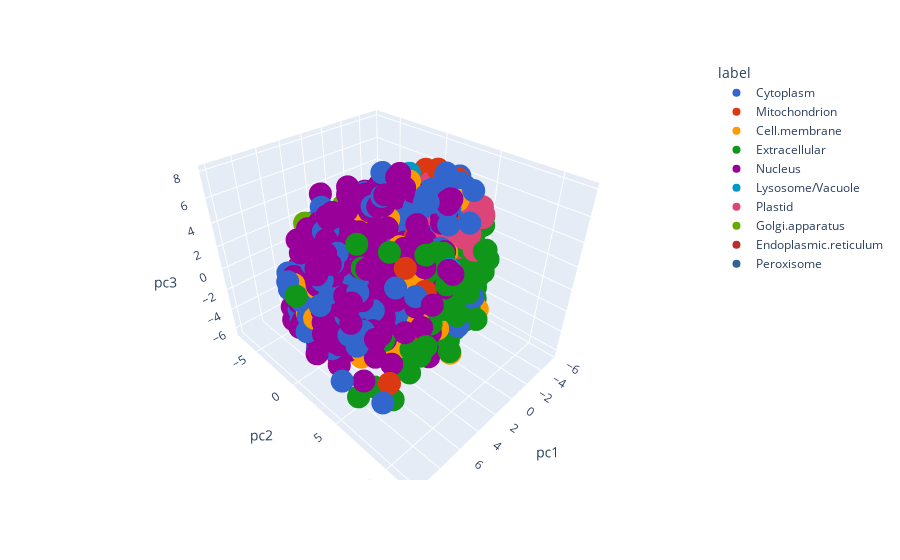

Source (notebook cell):
### Code cell
import plotly.express as px
fig = px.scatter_3d(principal_df, x='pc1', y='pc2', z='pc3',
              color='label', color_discrete_sequence=px.colors.qualitative.G10)
fig.show()

### Figure 1 — Plotly figure (JSON) as saved in the notebook; plotly's stock layout.template omitted (floating-point values rounded to 4 significant figures; data arrays with more than 128 entries replaced by an {"elided": "..."} marker saying what was removed)
{"data": [{"hoverlabel": {"namelength": 0}, "hovertemplate": "label=Cytoplasm<br>pc1=%{x}<br>pc2=%{y}<br>pc3=%{z}", "legendgroup": "Cytoplasm", "marker": {"color": "#3366CC", "symbol": "circle"}, "mode": "markers", "name": "Cytoplasm", "scene": "scene", "showlegend": true, "type": "scatter3d", "x": {"elided": "2541 float values"}, "y": {"elided": "2541 float values"}, "z": {"elided": "2541 float values"}}, {"hoverlabel": {"namelength": 0}, "hovertemplate": "label=Mitochondrion<br>pc1=%{x}<br>pc2=%{y}<br>pc3=%{z}", "legendgroup": "Mitochondrion", "marker": {"color": "#DC3912", "symbol": "circle"}, "mode": "markers", "name": "Mitochondrion", "scene": "scene", "showlegend": true, "type": "scatter3d", "x": {"elided": "1510 float values"}, "y": {"elided": "1510 float values"}, "z": {"elided": "1510 float values"}}, {"hoverlabel": {"namelength": 0}, "hovertemplate": "label=Cell.membrane<br>pc1=%{x}<br>pc2=%{y}<br>pc3=%{z}", "legendgroup": "Cell.membrane", "marker": {"color": "#FF9900", "symbol": "circle"}, "mode": "markers", "name": "Cell.membrane", "scene": "scene", "showlegend": true, "type": "scatter3d", "x": {"elided": "1340 float values"}, "y": {"elided": "1340 float values"}, "z": {"elided": "1340 float values"}}, {"hoverlabel": {"namelength": 0}, "hovertemplate": "label=Extracellular<br>pc1=%{x}<br>pc2=%{y}<br>pc3=%{z}", "legendgroup": "Extracellular", "marker": {"color": "#109618", "symbol": "circle"}, "mode": "markers", "name": "Extracellular", "scene": "scene", "showlegend": true, "type": "scatter3d", "x": {"elided": "1972 float values"}, "y": {"elided": "1972 float values"}, "z": {"elided": "1972 float values"}}, {"hoverlabel": {"namelength": 0}, "hovertemplate": "label=Nucleus<br>pc1=%{x}<br>pc2=%{y}<br>pc3=%{z}", "legendgroup": "Nucleus", "marker": {"color": "#990099", "symbol": "circle"}, "mode": "markers", "name": "Nucleus", "scene": "scene", "showlegend": true, "type": "scatter3d", "x": {"elided": "4043 float values"}, "y": {"elided": "4043 float values"}, "z": {"elided": "4043 float values"}}, {"hoverlabel": {"namelength": 0}, "hovertemplate": "label=Lysosome/Vacuole<br>pc1=%{x}<br>pc2=%{y}<br>pc3=%{z}", "legendgroup": "Lysosome/Vacuole", "marker": {"color": "#0099C6", "symbol": "circle"}, "mode": "markers", "name": "Lysosome/Vacuole", "scene": "scene", "showlegend": true, "type": "scatter3d", "x": {"elided": "321 float values"}, "y": {"elided": "321 float values"}, "z": {"elided": "321 float values"}}, {"hoverlabel": {"namelength": 0}, "hovertemplate": "label=Plastid<br>pc1=%{x}<br>pc2=%{y}<br>pc3=%{z}", "legendgroup": "Plastid", "marker": {"color": "#DD4477", "symbol": "circle"}, "mode": "markers", "name": "Plastid", "scene": "scene", "showlegend": true, "type": "scatter3d", "x": {"elided": "757 float values"}, "y": {"elided": "757 float values"}, "z": {"elided": "757 float values"}}, {"hoverlabel": {"namelength": 0}, "hovertemplate": "label=Golgi.apparatus<br>pc1=%{x}<br>pc2=%{y}<br>pc3=%{z}", "legendgroup": "Golgi.apparatus", "marker": {"color": "#66AA00", "symbol": "circle"}, "mode": "markers", "name": "Golgi.apparatus", "scene": "scene", "showlegend": true, "type": "scatter3d", "x": {"elided": "356 float values"}, "y": {"elided": "356 float values"}, "z": {"elided": "356 float values"}}, {"hoverlabel": {"namelength": 0}, "hovertemplate": "label=Endoplasmic.reticulum<br>pc1=%{x}<br>pc2=%{y}<br>pc3=%{z}", "legendgroup": "Endoplasmic.reticulum", "marker": {"color": "#B82E2E", "symbol": "circle"}, "mode": "markers", "name": "Endoplasmic.reticulum", "scene": "scene", "showlegend": true, "type": "scatter3d", "x": {"elided": "862 float values"}, "y": {"elided": "862 float values"}, "z": {"elided": "862 float values"}}, {"hoverlabel": {"namelength": 0}, "hovertemplate": "label=Peroxisome<br>pc1=%{x}<br>pc2=%{y}<br>pc3=%{z}", "legendgroup": "Peroxisome", "marker": {"color": "#316395", "symbol": "circle"}, "mode": "markers", "name": "Peroxisome", "scene": "scene", "showlegend": true, "type": "scatter3d", "x": {"elided": "154 float values"}, "y": {"elided": "154 float values"}, "z": {"elided": "154 float values"}}], "layout": {"legend": {"title": {"text": "label"}, "tracegroupgap": 0}, "margin": {"t": 60}, "scene": {"domain": {"x": [0, 1], "y": [0, 1]}, "xaxis": {"title": {"text": "pc1"}}, "yaxis": {"title": {"text": "pc2"}}, "zaxis": {"title": {"text": "pc3"}}}}}
